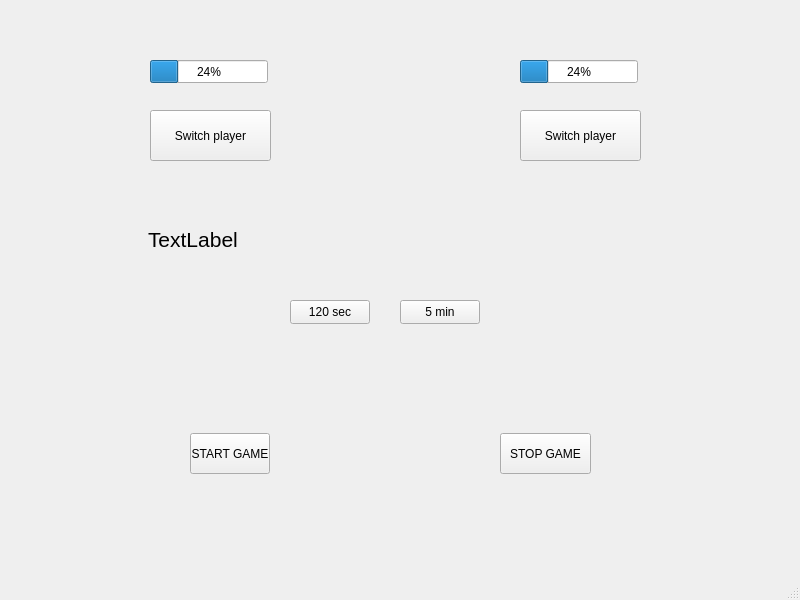
<?xml version="1.0" encoding="UTF-8"?>
<ui version="4.0">
 <class>MainWindow</class>
 <widget class="QMainWindow" name="MainWindow">
  <property name="geometry">
   <rect>
    <x>0</x>
    <y>0</y>
    <width>800</width>
    <height>600</height>
   </rect>
  </property>
  <property name="windowTitle">
   <string>MainWindow</string>
  </property>
  <widget class="QWidget" name="centralwidget">
   <widget class="QProgressBar" name="progressBar">
    <property name="geometry">
     <rect>
      <x>150</x>
      <y>60</y>
      <width>118</width>
      <height>23</height>
     </rect>
    </property>
    <property name="value">
     <number>24</number>
    </property>
   </widget>
   <widget class="QProgressBar" name="progressBar_2">
    <property name="geometry">
     <rect>
      <x>520</x>
      <y>60</y>
      <width>118</width>
      <height>23</height>
     </rect>
    </property>
    <property name="value">
     <number>24</number>
    </property>
   </widget>
   <widget class="QPushButton" name="btn_Switch_player2">
    <property name="geometry">
     <rect>
      <x>520</x>
      <y>110</y>
      <width>121</width>
      <height>51</height>
     </rect>
    </property>
    <property name="text">
     <string>Switch player</string>
    </property>
   </widget>
   <widget class="QPushButton" name="btn_switch_player1">
    <property name="geometry">
     <rect>
      <x>150</x>
      <y>110</y>
      <width>121</width>
      <height>51</height>
     </rect>
    </property>
    <property name="text">
     <string>Switch player</string>
    </property>
   </widget>
   <widget class="QPushButton" name="btn_120sec">
    <property name="geometry">
     <rect>
      <x>290</x>
      <y>300</y>
      <width>80</width>
      <height>24</height>
     </rect>
    </property>
    <property name="text">
     <string>120 sec</string>
    </property>
   </widget>
   <widget class="QPushButton" name="btn_5min">
    <property name="geometry">
     <rect>
      <x>400</x>
      <y>300</y>
      <width>80</width>
      <height>24</height>
     </rect>
    </property>
    <property name="text">
     <string>5 min</string>
    </property>
   </widget>
   <widget class="QPushButton" name="btn_START">
    <property name="geometry">
     <rect>
      <x>190</x>
      <y>433</y>
      <width>80</width>
      <height>41</height>
     </rect>
    </property>
    <property name="text">
     <string>START GAME</string>
    </property>
   </widget>
   <widget class="QPushButton" name="btn_STOP">
    <property name="geometry">
     <rect>
      <x>500</x>
      <y>433</y>
      <width>91</width>
      <height>41</height>
     </rect>
    </property>
    <property name="text">
     <string>STOP GAME</string>
    </property>
   </widget>
   <widget class="QLabel" name="label">
    <property name="geometry">
     <rect>
      <x>148</x>
      <y>199</y>
      <width>491</width>
      <height>81</height>
     </rect>
    </property>
    <property name="font">
     <font>
      <pointsize>16</pointsize>
     </font>
    </property>
    <property name="text">
     <string>TextLabel</string>
    </property>
   </widget>
  </widget>
  <widget class="QMenuBar" name="menubar">
   <property name="geometry">
    <rect>
     <x>0</x>
     <y>0</y>
     <width>800</width>
     <height>21</height>
    </rect>
   </property>
  </widget>
  <widget class="QStatusBar" name="statusbar"/>
 </widget>
 <resources/>
 <connections/>
</ui>
